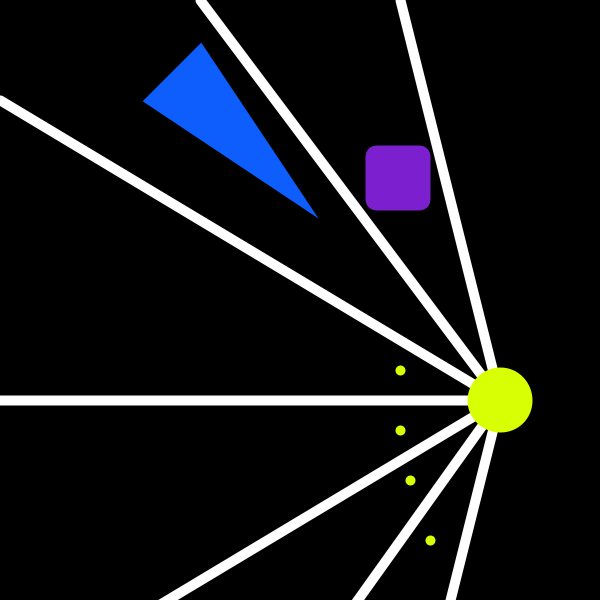
Frame 1 (no input)
Frame 60 (the mouse pressed at the canvas centre just before this capture): identical to frame 1, image omitted
Frame 120 (the mouse held since frame 60 and released just before this capture): identical to frame 1, image omitted

The Processing sketch that drew this single still picture (run headless with seeded random() and noise(); from frame 60 on, the mouse is pressed at the canvas centre):

// Processing sketch: processing_85686
// ── processing_85686.pde

// width and height are built in.
int centerX = 600 / 2;
int centerY = 600 / 2;
 
void setup() {
  size(600, 600); // window
  background(255, 0, 40); // color
  
}
 
void draw() {
  background(0, 0, 0);
  
  strokeWeight(10);
  stroke( 255, 255, 255, 255);
  line(200, 0, 500, 400);
  line(400, 0, 500, 400);
  line(0, 100, 500, 400);
  line(0, 400, 500, 400);
  line(0, 700, 500, 400);
  line(0, 1100, 500, 400);
  line(100, 2000, 500, 400);
  
  stroke( 216, 255, 3, 255);
  fill( 216, 255, 3, 255);
  ellipse(500, 400, 55, 55);
  
  noSmooth();
point(400, 370);
point(400, 430);
point(410, 480);
point(430, 540);

stroke( 124, 31, 206);
fill( 124, 31, 206);
rect(370, 150, 55, 55, 7);


stroke( 13, 94, 252, 255);
fill( 13, 94, 252, 255);
triangle(200, 50, 300, 200, 150, 100);
}
